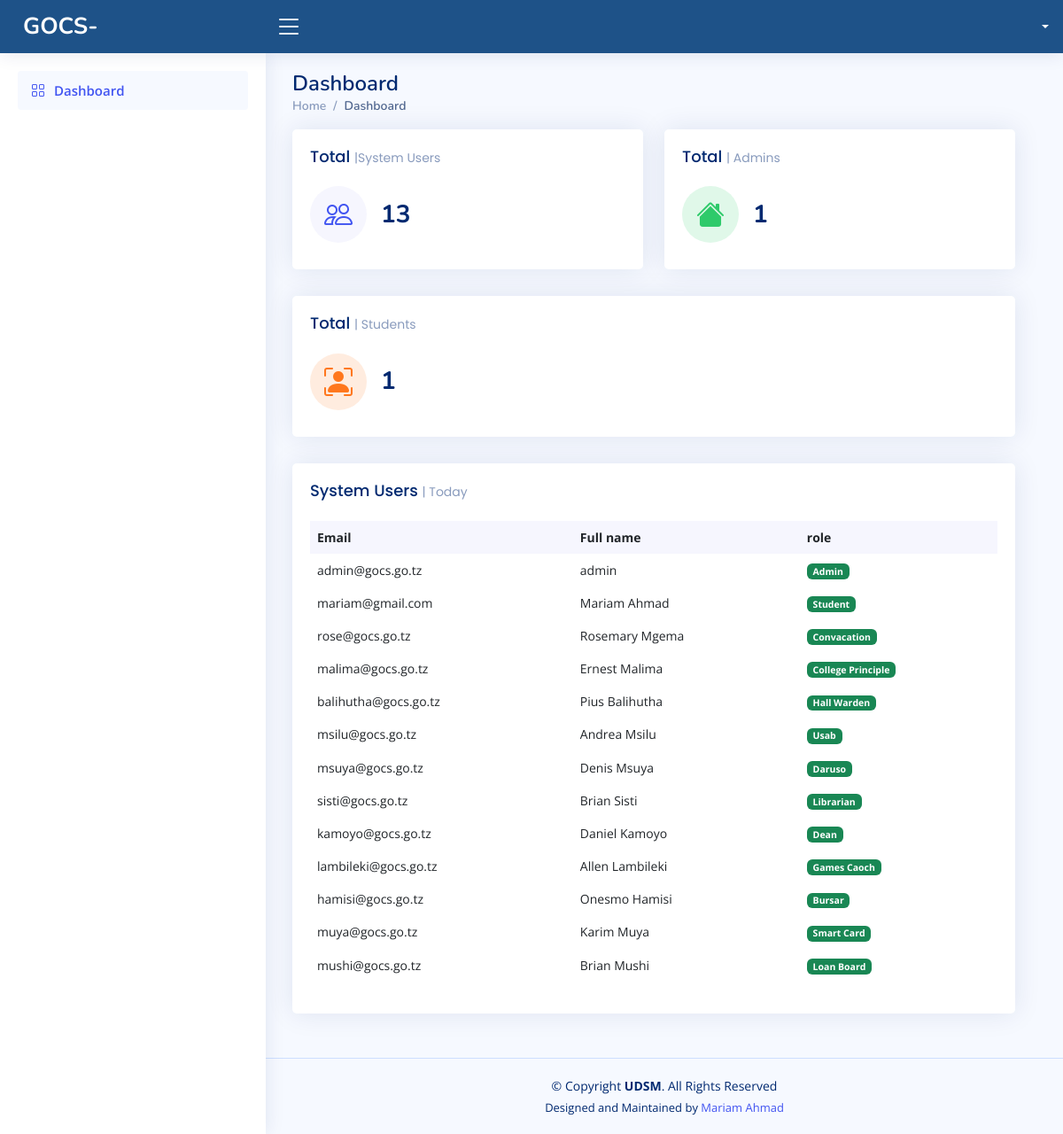
The app's page /modules/admin/index.php, older data.
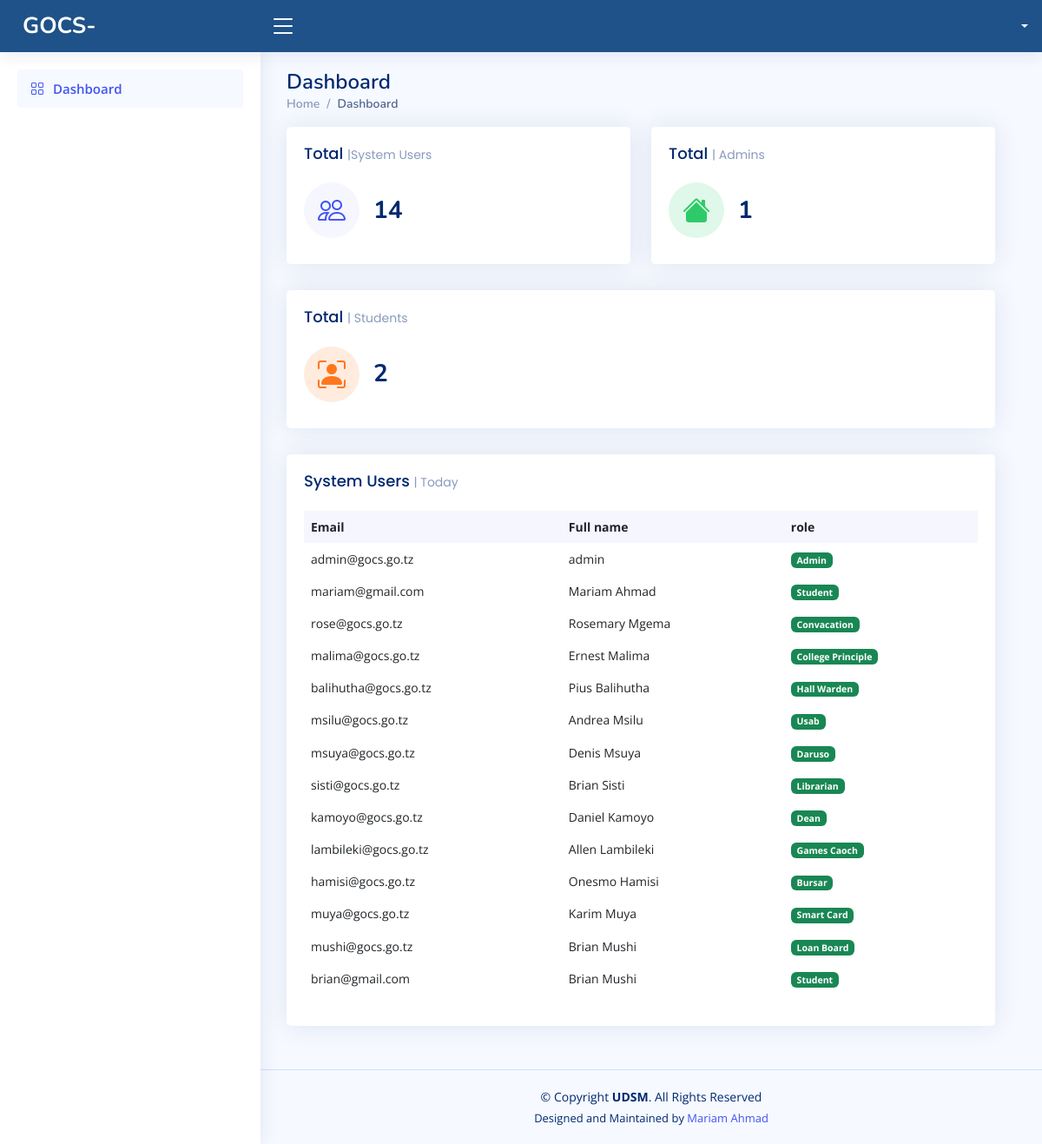
The same page, newer data.
### tables this page shows
CREATE TABLE `user` (
  `id` int(255) NOT NULL,
  `email` text NOT NULL,
  `fullname` text NOT NULL,
  `id_number` text NOT NULL,
  `role` text NOT NULL,
  `status` text NOT NULL,
  `password` text NOT NULL
);

### api/dashboard.php (called while the page is built, shortened)
<?php
include '../../connection/index.php';
  $query="select * from user where role = '2'";
  $result1=mysqli_query($connect,$query);
  $total_student = mysqli_num_rows($result1);
  $query="select * from user";
  $result4=mysqli_query($connect,$query);
  $total_users = mysqli_num_rows($result4);
 ?>

### modules/admin/index.php (the view, shortened to what the changed rows need)
<?php
include '../../api/dashboard.php';
 ?>
<!DOCTYPE html>
<html lang="en">
<?php include "../../head/head.php"; ?>
<body>
  <?php include "../../aside/index.php" ?>
  <main id="main" class="main">
    <div class="pagetitle">
      <h1>Dashboard</h1>
    </div>
    <section class="section dashboard">
      <div class="row">
          <div class="row">
            <div class="col-xxl-4 col-md-6">
              <div class="card info-card sales-card">
                <div class="card-body">
                  <div class="d-flex align-items-center">
                    <div class="ps-3">
                      <h6><?php echo $total_users ?></h6>
                    </div>
                  </div>
                </div>
              </div>
            </div>
            <div class="col-xxl-4 col-xl-12">
              <div class="card info-card customers-card">
                <div class="card-body">
                  <div class="d-flex align-items-center">
                    <div class="ps-3">
                      <h6><?php echo $total_student ?></h6>
                    </div>
                  </div>
                </div>
              </div>
            </div>
            <div class="col-12">
              <div class="card recent-sales overflow-auto">
                <div class="card-body">
                  <table class="table table-borderless datatable">
                    <thead>
                      <tr>
                        <th scope="col">Email</th>
                        <th scope="col">Full name</th>
                        <th scope="col">role</th>
                      </tr>
                    </thead>
                    <tbody>
                    <?php
                                                    while($rows4=$result4->fetch_assoc())
                                                         {
                                                       ?>
                      <tr>
                        <td><?php echo $rows4['email'];?></td>
                        <td><?php echo $rows4['fullname'];?></td>
                        <td><span class="badge bg-success">
                          <?php if($rows4['role'] == '1') {
                          echo 'Admin';
                        } else if ($rows4['role'] == '2') {
                          echo 'Student';
                        } else if ($rows4['role'] == '3') {
                          echo 'Convacation';
                        } else if ($rows4['role'] == '4') {
                          echo 'College Principle';
                        } else if ($rows4['role'] == '5') {
                          echo 'Hall Warden';
                        } else if ($rows4['role'] == '6') {
                          echo 'Usab';
                        } else if($rows4['role'] == '7') {
                          echo 'Daruso';
                        } else if($rows4['role'] == '8') {
                          echo 'Librarian';
                        } else if($rows4['role'] == '9') {
                          echo 'Dean';
                        } else if($rows4['role'] == '10') {
                          echo 'Games Caoch';
                        } else if($rows4['role'] == '11') {
                          echo 'Bursar';
                        } else if($rows4['role'] == '12') {
                          echo 'Smart Card';
                        } else if($rows4['role'] == '13') {
                          echo 'Loan Board';
                        }
                        ?>
                        </span></td>
                      </tr>
                      <?php
                                                     }
                                                     ?>
                    </tbody>
                  </table>
                </div>
              </div>
            </div>
          </div>
      </div>
    </section>
  </main>
</body>
</html>

Row changes from the older to the newer data that the page shows:
added user: email "brian@gmail.com", fullname "Brian Mushi", role "Student"
Text that changed along with them:
$total_users: "13" → "14"
$total_student: "1" → "2"
